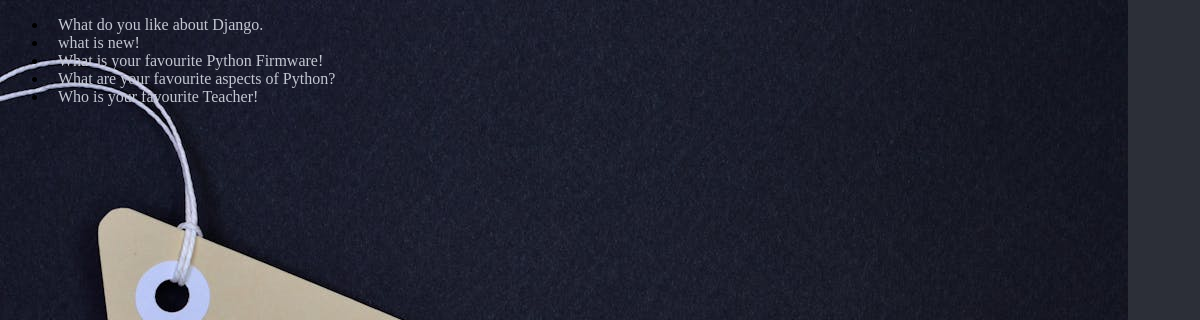
The page / on the database its author committed.
### polls/models.py (models this page shows, shortened)
class Question(models.Model):
    question_text = models.CharField(max_length=200)
    pub_date = models.DateTimeField("date published")

### polls/views.py (the view)
# urls.py: path("", views.IndexView.as_view(), name="index"),
class IndexView(View):
    def get(self, request):
        query = Question.objects.filter(pub_date__lte=timezone.now()).order_by("-pub_date")[:5]
        return render(request, "polls/index.html", {"latest_question_list": query})

### polls/templates/polls/index.html (shortened to what this page needs)
{% load static %}
<!DOCTYPE html>
<html lang="en">
<head>
    <link rel="stylesheet" href="{% static 'polls/style.css' %}">
</head>
<body>
    {% if latest_question_list %}
        <ul>
        {% for question  in latest_question_list %}
            <li><a href="{% url 'polls:detail' question.id %}">{{ question.question_text }}</a></li>
        {% endfor %}
        </ul>
    {% else %}
        <p>No Polls are available </p>
    {% endif %}
</body>
</html>

### polls/static/polls/style.css (style rules this page uses)
li a { color: rgb(196, 199, 211); text-decoration: none; padding: 5px; margin: 5px; }
body { background: rgb(44, 47, 56) url('images/bbb.jpeg') no-repeat; }

### rows shown on the page
Question: question_text "What do you like about Django."
Question: question_text "what is new!"
Question: question_text "What is your favourite Python Firmware!"
Question: question_text "What are your favourite aspects of Python?"
Question: question_text "Who is your favourite Teacher!"
